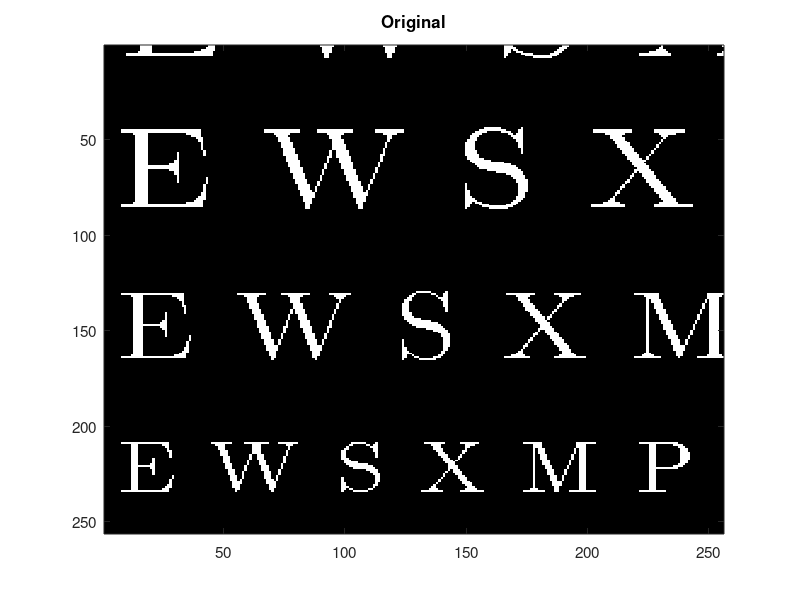
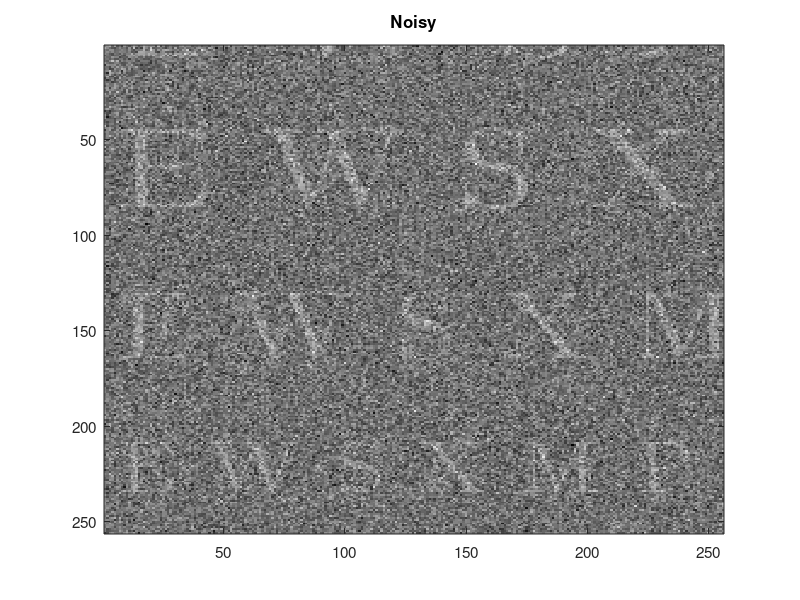
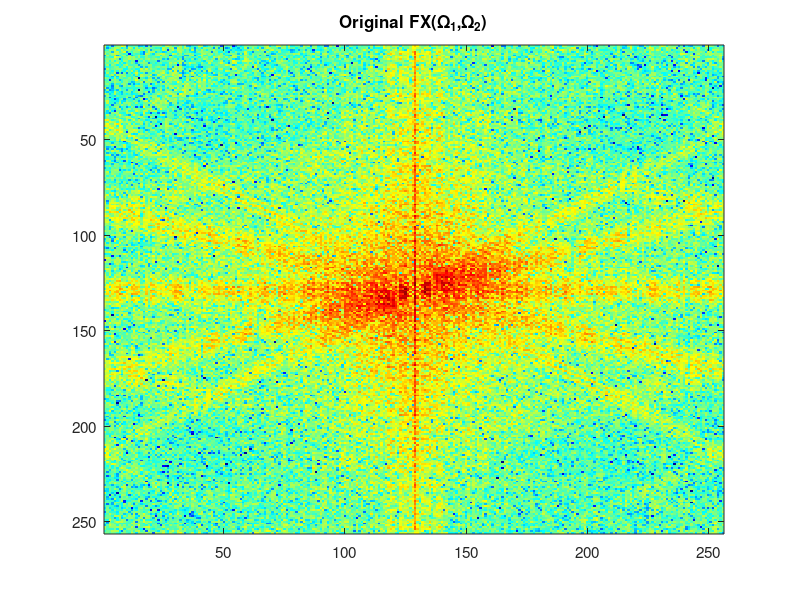
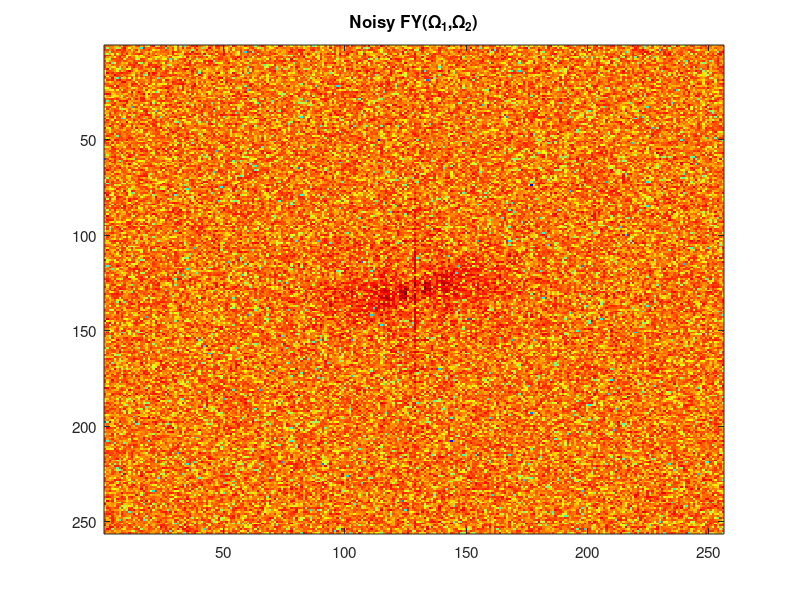

Here is the MATLAB script that generated these plots, in order:
% file: e10_5_letters_denoise_.m   Image with added noise and effect of lowpass filtering
clear; close all; fpv = [100 100 300 250]; set(0,'defaultAxesFontSize',11);      %figure size, fonts
load letters.mat;    %letters image data file has array X() values 0=black and 255=white
figure('position',fpv); imagesc(X), colormap(gray), title('Original');
s = size(X)          % size() returns [rows, columns] of array (256 x 256 here)
noise = 200*(randn(s(1),s(2)));  % randn() returns array of random nums from standard normal distribution, max value 5
Y = X + noise;   
figure('position',fpv); imagesc(Y), colormap(gray), title('Noisy');

FX=fft2(X);  FY=fft2(Y);
clims =[2,5.5]; % constrain color range for log freq plots. Logs are 2 to 7. We want more shades for the middle values
figure('position',fpv); imagesc(log10(abs(fftshift(FX))),clims), colormap(jet),title('Original FX(\Omega_1,\Omega_2)')
figure('position',fpv); imagesc(log10(abs(fftshift(FY))),clims), colormap(jet),title('Noisy FY(\Omega_1,\Omega_2)')

for W = 25:25:75   % W = width of lowpass passband, in samples.  Try several values...
  FZ = FY; 
  cutoff = W*pi/128
  L=round(s(1)*cutoff/(2*pi)); L2=round(L*s(2)/s(1));  
  FZ(L:s(1)-L,:)=0; FZ(:,L2:s(2)-L2)=0;  % zero high freqs in both directions (high f is the middle of the fft2 array)
  YLP = real(ifft2(FZ)); 
  figure('position',fpv); imagesc(YLP), colormap(gray), title(strcat('Filtered, cutoff=',num2str(W),'\pi/128')); 
  figure('position',fpv);
    imagesc(log10(abs(fftshift(FZ))),clims), colormap(jet),
     title(strcat('Filtered Y_{LP}(\Omega_1,\Omega_2), cutoff=',num2str(W),'\pi/128'))
end
% calculate signal/noise ratio SNR
sigpower = sum(sum(X.^2))          %sum of squares of pixels
noisepower = sum(sum(noise.^2))
SNR = 10*log10(sigpower/noisepower), SNRpercent = 100*sigpower/noisepower
noise_abs_mean = mean(abs(noise(:))), signalmean = mean(X(:)) % print average noise and signal values
